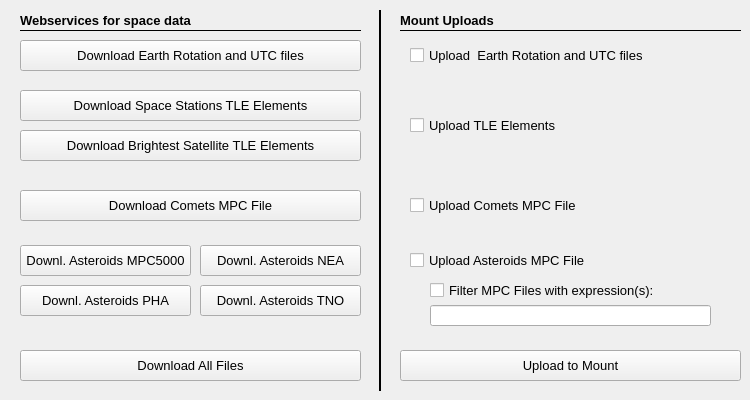
     <widget class="QWidget" name="Uploads">
      <attribute name="title">
       <string>Uploads</string>
      </attribute>
      <widget class="QPushButton" name="btn_downloadEarthrotation">
       <property name="geometry">
        <rect>
         <x>20</x>
         <y>40</y>
         <width>341</width>
         <height>31</height>
        </rect>
       </property>
       <property name="font">
        <font>
         <pointsize>10</pointsize>
        </font>
       </property>
       <property name="toolTip">
        <string>&lt;html&gt;&lt;head/&gt;&lt;body&gt;&lt;p&gt;Download earth rotation data&lt;/p&gt;&lt;/body&gt;&lt;/html&gt;</string>
       </property>
       <property name="text">
        <string>Download Earth Rotation and UTC files</string>
       </property>
      </widget>
      <widget class="QLabel" name="label_123">
       <property name="geometry">
        <rect>
         <x>20</x>
         <y>10</y>
         <width>201</width>
         <height>21</height>
        </rect>
       </property>
       <property name="font">
        <font>
         <family>Arial</family>
         <pointsize>10</pointsize>
         <weight>75</weight>
         <bold>true</bold>
        </font>
       </property>
       <property name="text">
        <string>Webservices for space data</string>
       </property>
      </widget>
      <widget class="Line" name="line_17">
       <property name="geometry">
        <rect>
         <x>20</x>
         <y>30</y>
         <width>341</width>
         <height>1</height>
        </rect>
       </property>
       <property name="font">
        <font>
         <pointsize>10</pointsize>
        </font>
       </property>
       <property name="frameShadow">
        <enum>QFrame::Plain</enum>
       </property>
       <property name="orientation">
        <enum>Qt::Horizontal</enum>
       </property>
      </widget>
      <widget class="QPushButton" name="btn_downloadSpacestations">
       <property name="geometry">
        <rect>
         <x>20</x>
         <y>90</y>
         <width>341</width>
         <height>31</height>
        </rect>
       </property>
       <property name="font">
        <font>
         <pointsize>10</pointsize>
        </font>
       </property>
       <property name="toolTip">
        <string>&lt;html&gt;&lt;head/&gt;&lt;body&gt;&lt;p&gt;Download space stations TLE (please note: alternatively to Satellite)&lt;/p&gt;&lt;/body&gt;&lt;/html&gt;</string>
       </property>
       <property name="text">
        <string>Download Space Stations TLE Elements</string>
       </property>
      </widget>
      <widget class="QPushButton" name="btn_downloadSatbrighest">
       <property name="geometry">
        <rect>
         <x>20</x>
         <y>130</y>
         <width>341</width>
         <height>31</height>
        </rect>
       </property>
       <property name="font">
        <font>
         <pointsize>10</pointsize>
        </font>
       </property>
       <property name="toolTip">
        <string>&lt;html&gt;&lt;head/&gt;&lt;body&gt;&lt;p&gt;Download Satellite TLE (please note: alternatively to space stations)&lt;/p&gt;&lt;/body&gt;&lt;/html&gt;</string>
       </property>
       <property name="text">
        <string>Download Brightest Satellite TLE Elements</string>
       </property>
      </widget>
      <widget class="QPushButton" name="btn_downloadAsteroidsMPC5000">
       <property name="geometry">
        <rect>
         <x>20</x>
         <y>245</y>
         <width>171</width>
         <height>31</height>
        </rect>
       </property>
       <property name="font">
        <font>
         <pointsize>10</pointsize>
        </font>
       </property>
       <property name="toolTip">
        <string>&lt;html&gt;&lt;head/&gt;&lt;body&gt;&lt;p&gt;Download asteroids MPC file&lt;/p&gt;&lt;/body&gt;&lt;/html&gt;</string>
       </property>
       <property name="text">
        <string>Downl. Asteroids MPC5000</string>
       </property>
      </widget>
      <widget class="QPushButton" name="btn_downloadComets">
       <property name="geometry">
        <rect>
         <x>20</x>
         <y>190</y>
         <width>341</width>
         <height>31</height>
        </rect>
       </property>
       <property name="font">
        <font>
         <pointsize>10</pointsize>
        </font>
       </property>
       <property name="toolTip">
        <string>&lt;html&gt;&lt;head/&gt;&lt;body&gt;&lt;p&gt;Download comets MPC file&lt;/p&gt;&lt;/body&gt;&lt;/html&gt;</string>
       </property>
       <property name="text">
        <string>Download Comets MPC File</string>
       </property>
      </widget>
      <widget class="QCheckBox" name="checkEarthrotation">
       <property name="geometry">
        <rect>
         <x>410</x>
         <y>40</y>
         <width>301</width>
         <height>31</height>
        </rect>
       </property>
       <property name="font">
        <font>
         <pointsize>10</pointsize>
        </font>
       </property>
       <property name="toolTip">
        <string>&lt;html&gt;&lt;head/&gt;&lt;body&gt;&lt;p&gt;Upload earth rotation and UTC data&lt;/p&gt;&lt;/body&gt;&lt;/html&gt;</string>
       </property>
       <property name="text">
        <string>Upload  Earth Rotation and UTC files</string>
       </property>
       <property name="checked">
        <bool>false</bool>
       </property>
      </widget>
      <widget class="QCheckBox" name="checkTLE">
       <property name="geometry">
        <rect>
         <x>410</x>
         <y>110</y>
         <width>301</width>
         <height>31</height>
        </rect>
       </property>
       <property name="font">
        <font>
         <pointsize>10</pointsize>
        </font>
       </property>
       <property name="toolTip">
        <string>&lt;html&gt;&lt;head/&gt;&lt;body&gt;&lt;p&gt;Upload TLE elements&lt;/p&gt;&lt;/body&gt;&lt;/html&gt;</string>
       </property>
       <property name="text">
        <string>Upload TLE Elements</string>
       </property>
       <property name="checked">
        <bool>false</bool>
       </property>
      </widget>
      <widget class="QCheckBox" name="checkAsteroids">
       <property name="geometry">
        <rect>
         <x>410</x>
         <y>245</y>
         <width>301</width>
         <height>31</height>
        </rect>
       </property>
       <property name="font">
        <font>
         <pointsize>10</pointsize>
        </font>
       </property>
       <property name="toolTip">
        <string>&lt;html&gt;&lt;head/&gt;&lt;body&gt;&lt;p&gt;Upload asteroids data&lt;/p&gt;&lt;/body&gt;&lt;/html&gt;</string>
       </property>
       <property name="text">
        <string>Upload Asteroids MPC File</string>
       </property>
       <property name="checked">
        <bool>false</bool>
       </property>
      </widget>
      <widget class="QCheckBox" name="checkComets">
       <property name="geometry">
        <rect>
         <x>410</x>
         <y>190</y>
         <width>301</width>
         <height>31</height>
        </rect>
       </property>
       <property name="font">
        <font>
         <pointsize>10</pointsize>
        </font>
       </property>
       <property name="toolTip">
        <string>&lt;html&gt;&lt;head/&gt;&lt;body&gt;&lt;p&gt;Upload comets data&lt;/p&gt;&lt;/body&gt;&lt;/html&gt;</string>
       </property>
       <property name="text">
        <string>Upload Comets MPC File</string>
       </property>
       <property name="checked">
        <bool>false</bool>
       </property>
      </widget>
      <widget class="QPushButton" name="btn_uploadMount">
       <property name="geometry">
        <rect>
         <x>400</x>
         <y>350</y>
         <width>341</width>
         <height>31</height>
        </rect>
       </property>
       <property name="font">
        <font>
         <pointsize>10</pointsize>
        </font>
       </property>
       <property name="toolTip">
        <string>&lt;html&gt;&lt;head/&gt;&lt;body&gt;&lt;p&gt;Start upload with 10micron updater&lt;/p&gt;&lt;/body&gt;&lt;/html&gt;</string>
       </property>
       <property name="text">
        <string>Upload to Mount</string>
       </property>
      </widget>
      <widget class="QPushButton" name="btn_downloadAll">
       <property name="geometry">
        <rect>
         <x>20</x>
         <y>350</y>
         <width>341</width>
         <height>31</height>
        </rect>
       </property>
       <property name="font">
        <font>
         <pointsize>10</pointsize>
        </font>
       </property>
       <property name="toolTip">
        <string>&lt;html&gt;&lt;head/&gt;&lt;body&gt;&lt;p&gt;Download all files (please note satellite and space stations work alternatively)  &lt;/p&gt;&lt;/body&gt;&lt;/html&gt;</string>
       </property>
       <property name="text">
        <string>Download All Files</string>
       </property>
      </widget>
      <widget class="Line" name="line_47">
       <property name="geometry">
        <rect>
         <x>370</x>
         <y>10</y>
         <width>21</width>
         <height>381</height>
        </rect>
       </property>
       <property name="styleSheet">
        <string notr="true"/>
       </property>
       <property name="frameShadow">
        <enum>QFrame::Plain</enum>
       </property>
       <property name="lineWidth">
        <number>2</number>
       </property>
       <property name="orientation">
        <enum>Qt::Vertical</enum>
       </property>
      </widget>
      <widget class="QLabel" name="label_134">
       <property name="geometry">
        <rect>
         <x>400</x>
         <y>10</y>
         <width>171</width>
         <height>21</height>
        </rect>
       </property>
       <property name="font">
        <font>
         <pointsize>10</pointsize>
         <weight>75</weight>
         <bold>true</bold>
        </font>
       </property>
       <property name="text">
        <string>Mount Uploads</string>
       </property>
      </widget>
      <widget class="Line" name="line_19">
       <property name="geometry">
        <rect>
         <x>400</x>
         <y>30</y>
         <width>341</width>
         <height>1</height>
        </rect>
       </property>
       <property name="font">
        <font>
         <pointsize>10</pointsize>
        </font>
       </property>
       <property name="frameShadow">
        <enum>QFrame::Plain</enum>
       </property>
       <property name="orientation">
        <enum>Qt::Horizontal</enum>
       </property>
      </widget>
      <widget class="QCheckBox" name="checkFilterMPC">
       <property name="geometry">
        <rect>
         <x>430</x>
         <y>275</y>
         <width>271</width>
         <height>31</height>
        </rect>
       </property>
       <property name="font">
        <font>
         <pointsize>10</pointsize>
        </font>
       </property>
       <property name="toolTip">
        <string>&lt;html&gt;&lt;head/&gt;&lt;body&gt;&lt;p&gt;Check to filter Comets and Asteroids MPC File&lt;/p&gt;&lt;/body&gt;&lt;/html&gt;</string>
       </property>
       <property name="text">
        <string>Filter MPC Files with expression(s):</string>
       </property>
       <property name="checked">
        <bool>false</bool>
       </property>
      </widget>
      <widget class="QLineEdit" name="le_filterExpressionMPC">
       <property name="geometry">
        <rect>
         <x>430</x>
         <y>305</y>
         <width>281</width>
         <height>21</height>
        </rect>
       </property>
       <property name="font">
        <font>
         <family>Courier</family>
         <pointsize>10</pointsize>
         <weight>50</weight>
         <bold>false</bold>
        </font>
       </property>
       <property name="mouseTracking">
        <bool>false</bool>
       </property>
       <property name="acceptDrops">
        <bool>false</bool>
       </property>
       <property name="toolTip">
        <string>&lt;html&gt;&lt;head/&gt;&lt;body&gt;&lt;p&gt;serach expression, separated with ','&lt;/p&gt;&lt;/body&gt;&lt;/html&gt;</string>
       </property>
       <property name="layoutDirection">
        <enum>Qt::RightToLeft</enum>
       </property>
       <property name="readOnly">
        <bool>false</bool>
       </property>
      </widget>
      <widget class="QPushButton" name="btn_downloadAsteroidsNEA">
       <property name="geometry">
        <rect>
         <x>200</x>
         <y>245</y>
         <width>161</width>
         <height>31</height>
        </rect>
       </property>
       <property name="font">
        <font>
         <pointsize>10</pointsize>
        </font>
       </property>
       <property name="toolTip">
        <string>&lt;html&gt;&lt;head/&gt;&lt;body&gt;&lt;p&gt;Download asteroids MPC file&lt;/p&gt;&lt;/body&gt;&lt;/html&gt;</string>
       </property>
       <property name="text">
        <string>Downl. Asteroids NEA</string>
       </property>
      </widget>
      <widget class="QPushButton" name="btn_downloadAsteroidsTNO">
       <property name="geometry">
        <rect>
         <x>200</x>
         <y>285</y>
         <width>161</width>
         <height>31</height>
        </rect>
       </property>
       <property name="font">
        <font>
         <pointsize>10</pointsize>
        </font>
       </property>
       <property name="toolTip">
        <string>&lt;html&gt;&lt;head/&gt;&lt;body&gt;&lt;p&gt;Download asteroids MPC file&lt;/p&gt;&lt;/body&gt;&lt;/html&gt;</string>
       </property>
       <property name="text">
        <string>Downl. Asteroids TNO</string>
       </property>
      </widget>
      <widget class="QPushButton" name="btn_downloadAsteroidsPHA">
       <property name="geometry">
        <rect>
         <x>20</x>
         <y>285</y>
         <width>171</width>
         <height>31</height>
        </rect>
       </property>
       <property name="font">
        <font>
         <pointsize>10</pointsize>
        </font>
       </property>
       <property name="toolTip">
        <string>&lt;html&gt;&lt;head/&gt;&lt;body&gt;&lt;p&gt;Download asteroids MPC file&lt;/p&gt;&lt;/body&gt;&lt;/html&gt;</string>
       </property>
       <property name="text">
        <string>Downl. Asteroids PHA</string>
       </property>
      </widget>
      <zorder>line_17</zorder>
      <zorder>line_19</zorder>
      <zorder>btn_downloadEarthrotation</zorder>
      <zorder>label_123</zorder>
      <zorder>btn_downloadSpacestations</zorder>
      <zorder>btn_downloadSatbrighest</zorder>
      <zorder>btn_downloadAsteroidsMPC5000</zorder>
      <zorder>btn_downloadComets</zorder>
      <zorder>checkEarthrotation</zorder>
      <zorder>checkTLE</zorder>
      <zorder>checkAsteroids</zorder>
      <zorder>checkComets</zorder>
      <zorder>btn_uploadMount</zorder>
      <zorder>btn_downloadAll</zorder>
      <zorder>line_47</zorder>
      <zorder>label_134</zorder>
      <zorder>checkFilterMPC</zorder>
      <zorder>le_filterExpressionMPC</zorder>
      <zorder>btn_downloadAsteroidsNEA</zorder>
      <zorder>btn_downloadAsteroidsTNO</zorder>
      <zorder>btn_downloadAsteroidsPHA</zorder>
     </widget>
